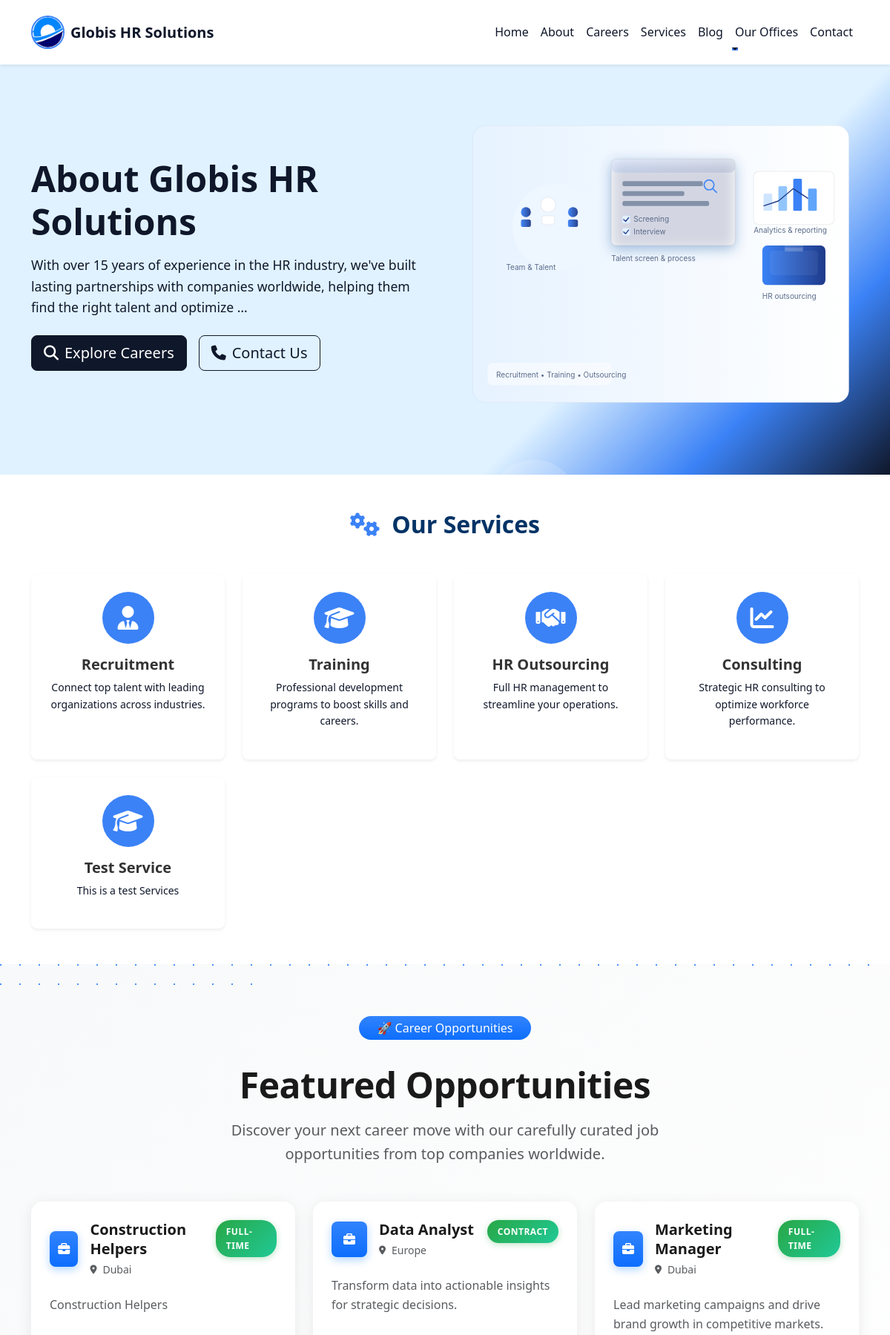
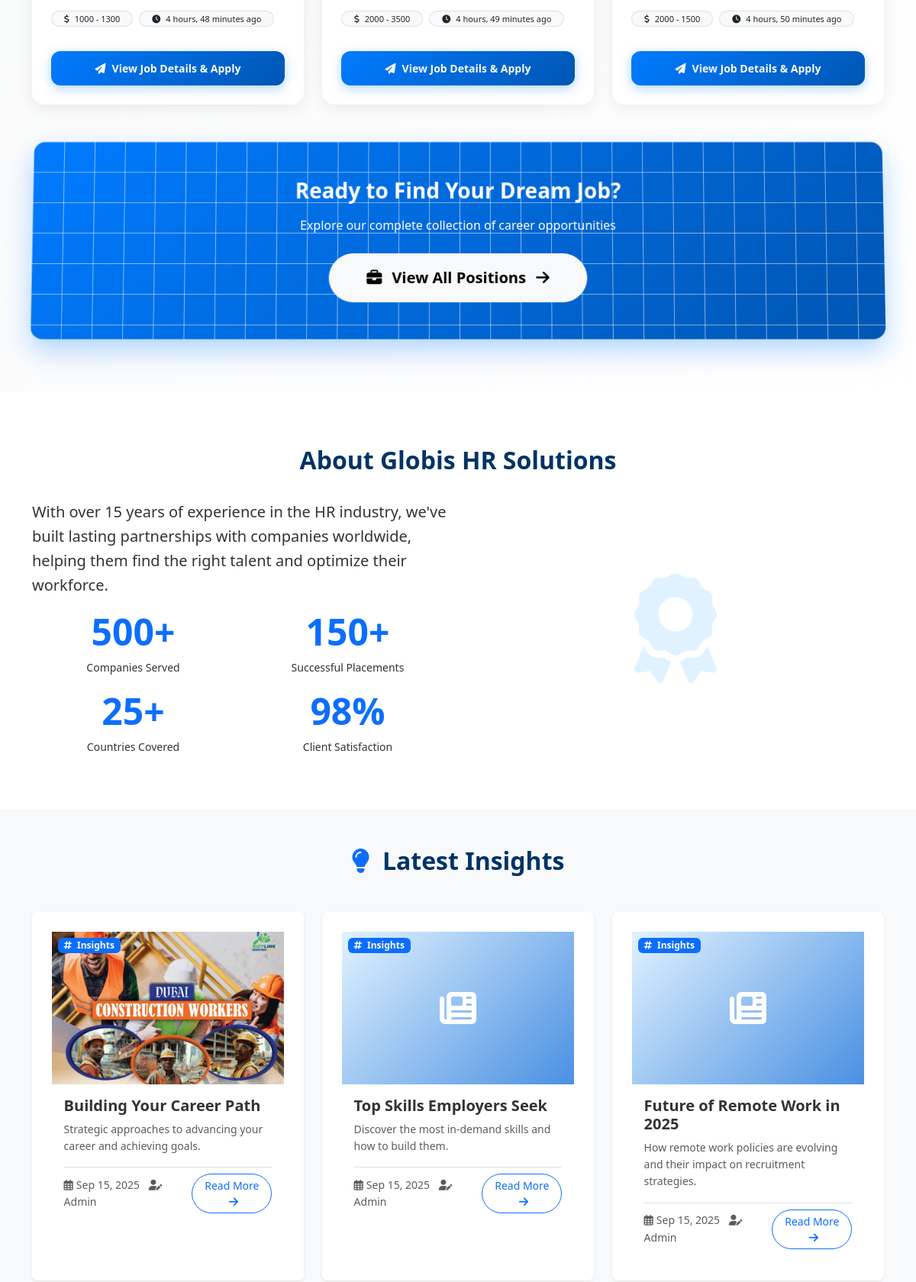
The page / (upper part) on the database its author committed (2 pictures, top to bottom).
### cms/models.py (models this page shows, shortened)
class AboutUs(models.Model):
    title = models.CharField(max_length=255, default="About Our Company")
    description = models.TextField()
    companies_served = models.PositiveIntegerField(default=0)
    successful_placements = models.PositiveIntegerField(default=0)
    countries_covered = models.PositiveIntegerField(default=0)
    client_satisfaction = models.PositiveIntegerField(default=0, help_text="Enter percentage (0–100)")
    updated_at = models.DateTimeField(auto_now=True)

class Service(models.Model):
    name = models.CharField(max_length=255)
    description = models.TextField()
    icon = models.CharField(max_length=100, blank=True, help_text="FontAwesome/Bootstrap icon class")

class Job(models.Model):
    JOB_TYPE_CHOICES = [
        ('full_time', 'Full-time'),
        ('part_time', 'Part-time'),
        ('contract', 'Contract'),
    ]
    WORK_SCOPE_CHOICES = [
        ('inside_country', 'Inside Country'),
        ('outside_country', 'Outside Country'),
        ('remote', 'Remote'),
    ]
    title = models.CharField(max_length=255)
    description = models.TextField()
    location = models.CharField(max_length=255)
    posted_at = models.DateTimeField(auto_now_add=True)
    is_active = models.BooleanField(default=True)
    work_scope = models.CharField(max_length=20, choices=WORK_SCOPE_CHOICES, default='inside_country')
    salary_range = models.CharField(max_length=100, blank=True, null=True)
    job_type = models.CharField(max_length=20, choices=JOB_TYPE_CHOICES, default='full_time')

class BlogPost(models.Model):
    title = models.CharField(max_length=255)
    content = models.TextField()
    author = models.CharField(max_length=255, default="Admin")
    created_at = models.DateTimeField(auto_now_add=True)
    main_image = models.ImageField(upload_to='blog/main_images/', blank=True, null=True)

### cms/views.py (the view)
# urls.py: path('', views.home, name='home'),
def home(request):
    about = AboutUs.objects.first()
    services = Service.objects.all()
    featured_jobs = Job.objects.filter(is_active=True).order_by('-posted_at')[:3]
    all_jobs = Job.objects.filter(is_active=True).order_by('-posted_at')
    blog_posts = BlogPost.objects.all().order_by('-created_at')[:3]
    offices = Office.objects.all().order_by('country')
    offices_data = {}
    for office in offices:
        key = office.country.lower().replace(' ', '').replace('unitedstates', 'usa').replace('unitedkingdom', 'uk')
        offices_data[key] = {
            'label': f"{office.country} - {office.city}",
            'addressLines': office.address.split('\n') if office.address else [office.address],
            'hours': office.working_hours,
            'phone': office.phone,
            'email': office.email,
            'mapEmbed': office.google_map_link if office.google_map_link.startswith('http') else f"https://www.google.com/maps?q={office.address}&output=embed"
        }
    context = {
        'about': about,
        'services': services,
        'featured_jobs': featured_jobs,
        'all_jobs': all_jobs,
        'blog_posts': blog_posts,
        'offices': offices,
        'offices_json': json.dumps(offices_data),
    }
    return render(request, 'cms/index.html', context)

### cms/templates/cms/index.html (shortened to what this page needs)
{% extends 'cms/base.html' %}
{% load static %}
{% block content %}
  {% include 'cms/partials/hero.html' %}
  {% include 'cms/partials/services.html' %}
  {% include 'cms/partials/jobs.html' %}
  {% include 'cms/partials/about.html' %}
  {% include 'cms/partials/blog.html' %}
  <div class="position-fixed top-0 end-0 p-3" style="z-index: 11">
  </div>
{% endblock %}

### cms/templates/cms/partials/hero.html (shortened to what this page needs)
{% load static %}
<header id="home" class="hero-section position-relative text-dark">
  <div class="bubbles">
    <span></span>
  </div>
  <div class="container py-5">
    <div class="row align-items-center gx-5">
      <div class="col-lg-6">
        <h1 class="hero-title display-4 fw-bold mb-3">
          {{ about.title|default:"Your Trusted HR Partner" }}
        </h1>
        <p class="hero-subtitle lead mb-4">
          {% if about.description %}
            {{ about.description|truncatewords:25 }}
          {% else %}
            Empowering businesses with exceptional talent acquisition, training, and HR outsourcing solutions worldwide.
          {% endif %}
        </p>
        <div class="d-flex gap-3 flex-wrap">
          <a href="#jobs" class="btn btn-primary btn-lg">
            <i class="fas fa-search me-2"></i>Explore Careers
          </a>
          <a href="#contact" class="btn btn-outline-dark btn-lg">
            <i class="fas fa-phone me-2"></i>Contact Us
          </a>
        </div>
      </div>
      <div class="col-lg-6 text-center mt-4 mt-lg-0">
        <img src="{% static 'images/hr-illustration.svg' %}" alt="HR Consulting" class="img-fluid">
      </div>
    </div>
  </div>
</header>

### cms/templates/cms/partials/services.html (shortened to what this page needs)
{% load static %}
{% load custom_filters %}
<section id="services" class="section py-5">
  <div class="container">
    <h2 class="section-title text-center mb-5">
      <i class="fas fa-cogs me-2 text-primary-blue"></i> Our Services
    </h2>
    <div class="row g-4">
      {% for service in services %}
        <div class="col-md-6 col-lg-3" data-aos-delay="{{ forloop.counter0|add:1|mul:80 }}">
          <div class="service-card text-center h-100 p-4 rounded-3 shadow-sm transition">
            <div class="service-icon-wrapper d-flex align-items-center justify-content-center mb-3 mx-auto">
              {% if service.icon %}
                <i class="{{ service.icon }} fa-2x"></i>
              {% else %}
                <i class="fas fa-briefcase fa-2x"></i>
              {% endif %}
            </div>
            <h5 class="fw-bold">{{ service.name }}</h5>
            <p class="small text-dark-blue">{{ service.description|truncatewords:15 }}</p>
          </div>
        </div>
      {% empty %}
        <div class="col-12 text-center py-5">
          <i class="fas fa-tools fa-3x text-dark-blue mb-3"></i>
          <h4>No services available</h4>
          <p class="text-dark-blue">We’ll update this section with our offerings soon.</p>
        </div>
      {% endfor %}
    </div>
  </div>
</section>

### cms/templates/cms/partials/jobs.html (shortened to what this page needs)
{% load static %}
{% load custom_filters %}
<section id="jobs" class="section position-relative overflow-hidden" style="background: linear-gradient(135deg, var(--background-light) 0%, rgba(255,255,255,0.8) 100%);">
  <div class="position-absolute top-0 start-0 w-100 h-100 opacity-5">
    <div class="d-flex flex-wrap">
      {% for i in "123456789012345678901234567890123456789012345678901234567890" %}
        <div class="bg-primary rounded-circle me-4 mb-4" style="width: 2px; height: 2px;"></div>
      {% endfor %}
    </div>
  </div>
  <div class="container position-relative">
    <div class="text-center mb-5">
      <div class="d-inline-block position-relative mb-3">
        <span class="badge bg-primary bg-gradient rounded-pill px-4 py-2 fs-6 fw-normal mb-3">
          🚀 Career Opportunities
        </span>
      </div>
      <h2 class="display-5 fw-bold mb-3" style="color: #1a1a1a; letter-spacing: -0.01em;">
        Featured Opportunities
      </h2>
      <p class="lead text-muted mx-auto" style="max-width: 600px;">
        Discover your next career move with our carefully curated job opportunities from top companies worldwide.
      </p>
    </div>
    <div class="row g-4 mb-5">
      {% for job in featured_jobs %}
        <div class="col-md-6 col-xl-4" data-aos-delay="{{ forloop.counter0|add:1|mul:100 }}">
          <div class="job-card-modern h-100 position-relative">
            <div class="position-relative p-4 h-100 d-flex flex-column">
              <div class="d-flex justify-content-between align-items-start mb-3">
                <div class="flex-grow-1">
                  <div class="d-flex align-items-center mb-2">
                    <div class="job-icon bg-primary bg-gradient rounded-3 d-flex align-items-center justify-content-center me-3">
                      <i class="fas fa-briefcase text-white" style="font-size: 16px;"></i>
                    </div>
                    <div>
                      <h5 class="mb-1 fw-bold" style="color: #1a1a1a; line-height: 1.3;">{{ job.title }}</h5>
                      <div class="d-flex align-items-center text-muted">
                        <i class="fas fa-map-marker-alt me-2" style="font-size: 12px;"></i>
                        <span class="small">{{ job.location }}</span>
                      </div>
                    </div>
                  </div>
                </div>
                <span class="job-badge-modern">{{ job.get_job_type_display }}</span>
              </div>
              <p class="text-muted mb-3 flex-grow-1" style="line-height: 1.6;">
                {{ job.description|truncatewords:20 }}
              </p>
              <div class="job-meta mb-4">
                <div class="d-flex flex-wrap gap-2 mb-2">
                  {% if job.salary_range %}
                  <span class="badge bg-light text-dark rounded-pill px-3 py-1">
                    <i class="fas fa-dollar-sign me-1" style="font-size: 11px;"></i>
                    {{ job.salary_range }}
                  </span>
                  {% endif %}
                  <span class="badge bg-light text-dark rounded-pill px-3 py-1">
                    <i class="fas fa-clock me-1" style="font-size: 11px;"></i>
                    {{ job.posted_at|timesince }} ago
                  </span>
                </div>
              </div>
              <div class="mt-auto">
                <a href="{% url 'cms:job_detail' job.id %}"
                   class="btn btn-primary-modern w-100 text-decoration-none"
                   onmouseover="this.style.transform='translateY(-2px)'"
                   onmouseout="this.style.transform='translateY(0)'">
                  <span class="d-flex align-items-center justify-content-center text-light">
                    <i class="fas fa-paper-plane me-2 text-light"></i>
                    View Job Details & Apply
                  </span>
                </a>
              </div>
            </div>
          </div>
        </div>
      {% endfor %}
    </div>
    <div class="text-center">
      <div class="cta-section position-relative p-5 rounded-4" style="background: linear-gradient(135deg, #007bff 0%, #0056b3 100%);">
        <div class="position-absolute top-0 start-0 w-100 h-100 opacity-10">
          <svg width="100%" height="100%" xmlns="http://www.w3.org/2000/svg">
            <defs>
              <pattern id="grid" width="40" height="40" patternUnits="userSpaceOnUse">
                <path d="M 40 0 L 0 0 0 40" fill="none" stroke="white" stroke-width="1"/>
              </pattern>
            </defs>
            <rect width="100%" height="100%" fill="url(#grid)" />
          </svg>
        </div>
        <div class="position-relative">
          <h3 class="text-white fw-bold mb-3">Ready to Find Your Dream Job?</h3>
          <p class="text-white opacity-90 mb-4">Explore our complete collection of career opportunities</p>
          <a class="btn btn-light btn-lg rounded-pill px-5 py-3"
             href="{% url 'cms:jobs_list' %}"
             style="font-weight: 600; transition: all 0.3s ease;"
             onmouseover="this.style.transform='translateY(-3px)'; this.style.boxShadow='0 10px 30px rgba(0,0,0,0.2)'"
             onmouseout="this.style.transform='translateY(0)'; this.style.boxShadow='0 5px 15px rgba(0,0,0,0.1)'">
            <i class="fas fa-briefcase me-2" aria-hidden="true"></i>
            View All Positions
            <i class="fas fa-arrow-right ms-2"></i>
          </a>
        </div>
      </div>
    </div>
  </div>
</section>

### cms/templates/cms/partials/about.html
{% load static %}
<section id="about" class="section">
  <div class="container">
    <h2 class="section-title">About Globis HR Solutions</h2>
    <div class="row align-items-center g-4">
      <div class="col-lg-6">
        <p class="lead">
          {% if about.description %}
            {{ about.description }}
          {% else %}
            With over 15 years of experience in the HR industry, we've built lasting partnerships with companies worldwide, helping them find the right talent and optimize their workforce.
          {% endif %}
        </p>
        <div class="row g-3">
          <div class="col-6 text-center">
            <h3 class="display-5 fw-bold text-primary" data-count="{{ about.companies_served|default:500 }}">
              {{ about.companies_served|default:"500" }}+
            </h3>
            <small class="d-block">Companies Served</small>
          </div>
          <div class="col-6 text-center">
            <h3 class="display-5 fw-bold text-primary" data-count="{{ about.successful_placements|default:15000 }}">
              {{ about.successful_placements|default:"15k" }}+
            </h3>
            <small class="d-block">Successful Placements</small>
          </div>
          <div class="col-6 text-center">
            <h3 class="display-5 fw-bold text-primary" data-count="{{ about.countries_covered|default:25 }}">
              {{ about.countries_covered|default:"25" }}+
            </h3>
            <small class="d-block">Countries Covered</small>
          </div>
          <div class="col-6 text-center">
            <h3 class="display-5 fw-bold text-primary" data-count="{{ about.client_satisfaction|default:98 }}">
              {{ about.client_satisfaction|default:"98" }}%
            </h3>
            <small class="d-block">Client Satisfaction</small>
          </div>
        </div>
      </div>
      <div class="col-lg-6 text-center">
        <i class="fas fa-award" style="font-size:9rem;color:var(--primary-light-blue)" aria-hidden="true"></i>
      </div>
    </div>
  </div>
</section>

### cms/templates/cms/partials/blog.html (shortened to what this page needs)
{% load static %}
{% load custom_filters %}
<section id="blog" class="section py-5" style="background:var(--background-light);">
  <div class="container">
    <h2 class="section-title text-center mb-5">
      <i class="fas fa-lightbulb me-2 text-primary"></i> Latest Insights
    </h2>
    <div class="row g-4">
      {% for post in blog_posts %}
        <div class="col-md-6 col-lg-4" data-aos-delay="{{ forloop.counter0|add:1|mul:80 }}">
          <article class="blog-card h-100 shadow-sm rounded-3 overflow-hidden border-0 transition">
            <div class="blog-image position-relative" style="height:200px; overflow:hidden;">
              {% if post.main_image %}
                <img src="{{ post.main_image.url }}" class="img-fluid w-100 h-100 object-fit-cover" alt="{{ post.title }}">
              {% else %}
                <div class="d-flex align-items-center justify-content-center w-100 h-100" style="background:linear-gradient(135deg,var(--primary-light-blue),var(--secondary-blue)); color:#fff;">
                  <i class="fas fa-newspaper" style="font-size:3rem"></i>
                </div>
              {% endif %}
              <span class="badge bg-primary position-absolute top-0 start-0 m-2">
                <i class="fas fa-hashtag me-1"></i> Insights
              </span>
            </div>
            <div class="p-3">
              <h5 class="fw-bold mb-2">{{ post.title }}</h5>
              <p class="text-muted small mb-3">{{ post.content|truncatewords:15 }}</p>
              <div class="d-flex justify-content-between align-items-center border-top pt-2">
                <small class="text-muted">
                  <i class="far fa-calendar-alt me-1"></i>{{ post.created_at|date:"M d, Y" }}
                  <span class="ms-2"><i class="fas fa-user-edit me-1"></i>{{ post.author }}</span>
                </small>
                <a class="btn btn-sm btn-outline-primary rounded-pill" href="{% url 'cms:blog_detail' post.id %}">
                  Read More <i class="fas fa-arrow-right ms-1"></i>
                </a>
              </div>
            </div>
          </article>
        </div>
      {% empty %}
        <p class="text-center">No blog posts available.</p>
      {% endfor %}
    </div>
  </div>
</section>

### rows shown on the page
AboutUs: title "About Globis HR Solutions", description "With over 15 years of experience in the HR industry, we've built lasting partnerships with companies worldwide, helping them find the right talent and optimize …", description "With over 15 years of experience in the HR industry, we've built lasting partnerships with companies worldwide, helping them find the right talent and optimize their workforce.", companies_served "500", successful_placements "150", countries_covered "25", client_satisfaction "98"
Service: name "Recruitment", description "Connect top talent with leading organizations across industries."
Service: name "Training", description "Professional development programs to boost skills and careers."
Service: name "HR Outsourcing", description "Full HR management to streamline your operations."
Service: name "Consulting", description "Strategic HR consulting to optimize workforce performance."
Service: name "Test Service", description "This is a test Services"
Job: title "Construction Helpers", location "Dubai", job_type "FULL-TIME", description "Construction Helpers", salary_range "1000 - 1300", posted_at "4 hours, 48 minutes"
Job: title "Data Analyst", location "Europe", job_type "CONTRACT", description "Transform data into actionable insights for strategic decisions.", salary_range "2000 - 3500", posted_at "4 hours, 49 minutes"
Job: title "Marketing Manager", location "Dubai", job_type "FULL-TIME", description "Lead marketing campaigns and drive brand growth in competitive markets.", salary_range "2000 - 1500", posted_at "4 hours, 50 minutes"
BlogPost: main_image (picture), title "Building Your Career Path", content "Strategic approaches to advancing your career and achieving goals.", created_at "Sep 15, 2025", author "Admin"
BlogPost: title "Top Skills Employers Seek", content "Discover the most in-demand skills and how to build them.", created_at "Sep 15, 2025", author "Admin"
BlogPost: title "Future of Remote Work in 2025", content "How remote work policies are evolving and their impact on recruitment strategies.", created_at "Sep 15, 2025", author "Admin"
